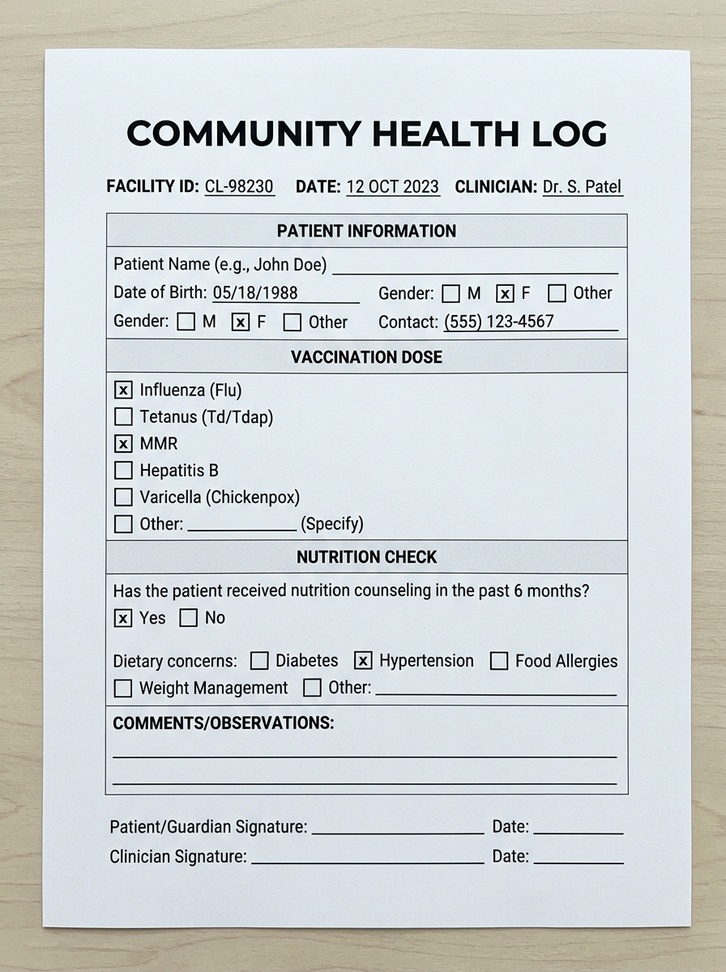
#> input picture src/assets/images/sample_health_form_1795229035155.jpg, 726 x 972 px, shrunk from 896 x 1200 before the run
$ python ocr_pipeline.py --input ../../src/assets/images/sample_health_form_1795229035155.jpg
#> lines starting #> are read from the running program, lines starting #| are printed output that depends on the picture; after the words box and inside, x2 and y2 are one past the last pixel; in counts of white or black regions, pixels touching at a corner belong together
"""Document OCR & Preprocessing Pipeline (Module B2).

Implements OpenCV deskewing, denoising, CLAHE contrast enhancement,
and Tesseract / PaddleOCR text & bounding-box extraction with CER/WER evaluation.
"""

from __future__ import annotations

import argparse
import json
import sys
import time
from pathlib import Path
from typing import Any

ROOT = Path(__file__).resolve().parents[2]
if str(ROOT) not in sys.path:
    sys.path.insert(0, str(ROOT))

from ml.evaluation.speech_metrics import evaluate_pair  # noqa: E402


def preprocess_document_image(image_path: str, output_path: str) -> dict[str, Any]:
    """Apply grayscale conversion, denoising, CLAHE contrast enhancement, and deskewing."""
    import cv2  # type: ignore
    import numpy as np

    img = cv2.imread(image_path)
#> img is the input picture: shape (972, 726, 3); mean B, G, R 211.1, 210.7, 206.2
    if img is None:
        raise ValueError(f"Could not decode image: {image_path}")

    gray = cv2.cvtColor(img, cv2.COLOR_BGR2GRAY)
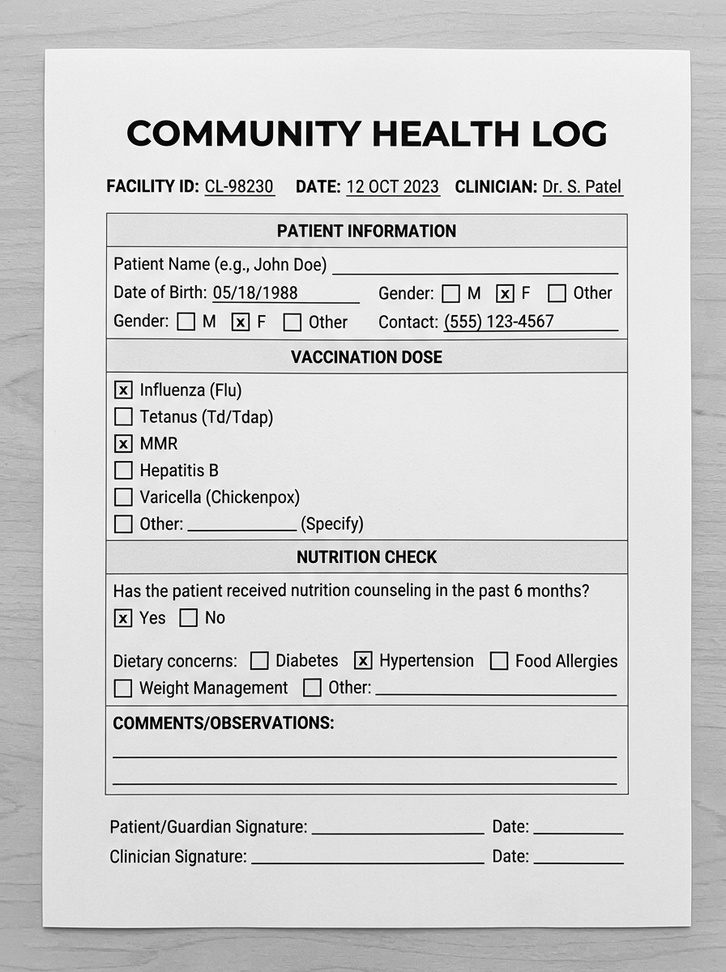
#> gray: shape (972, 726); min 0, max 255, mean 209.5
    denoised = cv2.fastNlMeansDenoising(gray, h=10)
    clahe = cv2.createCLAHE(clipLimit=2.0, tileGridSize=(8, 8))
    enhanced = clahe.apply(denoised)
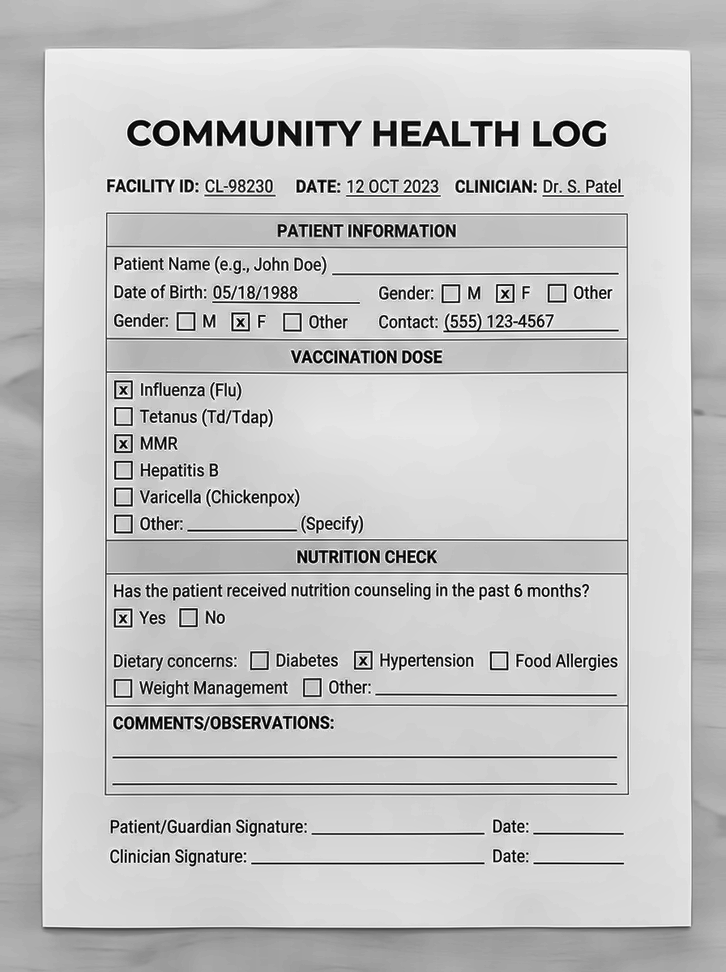
#> enhanced: shape (972, 726); min 1, max 255, mean 195.4

    # Estimate skew angle from foreground coordinates
    thresh = cv2.threshold(enhanced, 0, 255, cv2.THRESH_BINARY_INV + cv2.THRESH_OTSU)[1]
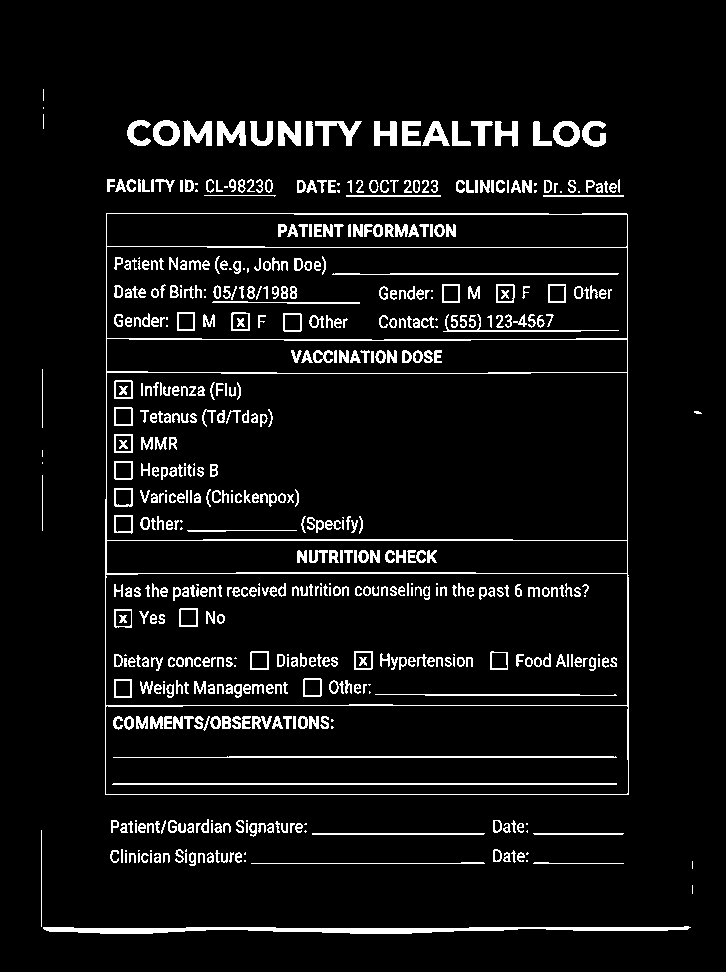
#> thresh: shape (972, 726); 6.6% white in thin lines or dots, all inside (x1, y1, x2, y2) = (41, 89, 702, 934)
    coords = np.column_stack(np.where(thresh > 0))
#> coords = 46510 pairs, first value 89 to 933, second value 41 to 701
    angle = 0.0
    if len(coords) > 20:
        rect = cv2.minAreaRect(coords)
#> rect = ((512.1, 371.1), (843.8, 659.2), -0.205)
        raw_angle = rect[-1]
#> raw_angle = -0.205
        angle = -(90 + raw_angle) if raw_angle < -45 else -raw_angle
#> angle = 0.205
        if abs(angle) > 15.0:
            angle = 0.0
    if abs(angle) > 0.3:
        h, w = enhanced.shape[:2]
        mat = cv2.getRotationMatrix2D((w // 2, h // 2), angle, 1.0)
        enhanced = cv2.warpAffine(
            enhanced, mat, (w, h), flags=cv2.INTER_CUBIC, borderMode=cv2.BORDER_REPLICATE
        )

    Path(output_path).parent.mkdir(parents=True, exist_ok=True)
    cv2.imwrite(output_path, enhanced)
    return {"deskew_angle_deg": round(float(angle), 2), "preprocessed_path": output_path}


def extract_text_tesseract(image_path: str, preprocess: bool = True) -> dict[str, Any]:
    try:
        import pytesseract  # type: ignore
        from PIL import Image
    except ImportError as exc:
        raise RuntimeError(f"pytesseract/Pillow not installed: {exc}") from exc

    t0 = time.perf_counter()
    target = image_path
    prep_info: dict[str, Any] = {}
    if preprocess:
        try:
            prep_path = str(Path(image_path).with_suffix(".prep.png"))
            prep_info = preprocess_document_image(image_path, prep_path)
#> prep_info = 2 items
            target = prep_path
        except ImportError:
            prep_info = {"note": "opencv-python not installed; running direct OCR"}

    data = pytesseract.image_to_data(Image.open(target), output_type=pytesseract.Output.DICT)
    words = []
    confs = []
    for i, text in enumerate(data["text"]):
        token = text.strip()
        if not token:
            continue
        conf = float(data["conf"][i]) if str(data["conf"][i]) != "-1" else 0.0
        confs.append(conf)
        words.append(
            {
                "text": token,
                "confidence": conf,
                "bbox": [
                    int(data["left"][i]),
                    int(data["top"][i]),
                    int(data["width"][i]),
                    int(data["height"][i]),
                ],
            }
        )

    full_text = " ".join(w["text"] for w in words)
    latency_ms = (time.perf_counter() - t0) * 1000.0
    avg_conf = sum(confs) / max(len(confs), 1)

    return {
        "engine": "tesseract",
        "text": full_text,
        "mean_confidence": round(avg_conf, 2),
        "word_count": len(words),
        "words": words,
        "preprocessing": prep_info,
        "latency_ms": round(latency_ms, 2),
    }


def main() -> None:
    parser = argparse.ArgumentParser(description="Run FieldSense OCR extraction and optional eval.")
    parser.add_argument("--input", required=True)
    parser.add_argument("--reference", default=None)
    parser.add_argument("--no-preprocess", action="store_true")
    args = parser.parse_args()
    try:
        out = extract_text_tesseract(args.input, preprocess=not args.no_preprocess)
        if args.reference:
            metrics = evaluate_pair(args.reference, out["text"])
            out["evaluation"] = {"wer": metrics.wer, "cer": metrics.cer}
        print(json.dumps(out, indent=2))
    except Exception as exc:
        print(json.dumps({"status": "UNAVAILABLE", "error": str(exc)}, indent=2))
#> (the run stopped early here; a loop or call above may not have finished)

$ run again, on src/assets/images/sample_reading_flashcard_1795229035446.jpg
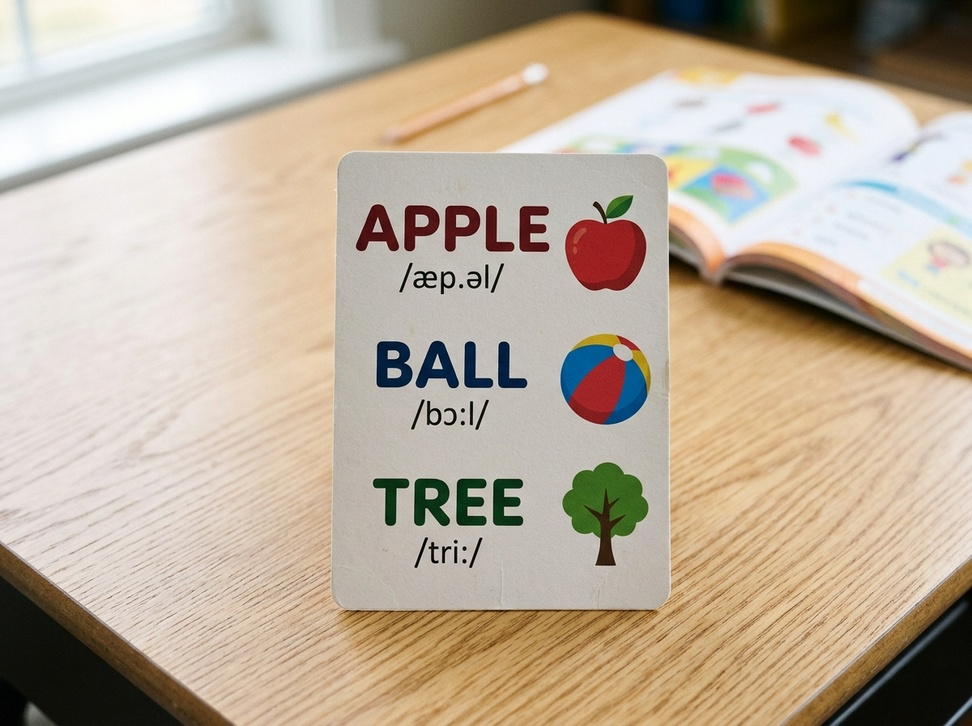
#> input picture src/assets/images/sample_reading_flashcard_1795229035446.jpg, 972 x 726 px, shrunk from 1200 x 896 before the run
#> in preprocess_document_image, img is the input picture: shape (726, 972, 3); mean B, G, R 156.7, 174.8, 189.2
#> in preprocess_document_image, `enhanced = clahe.apply(denoised)`:
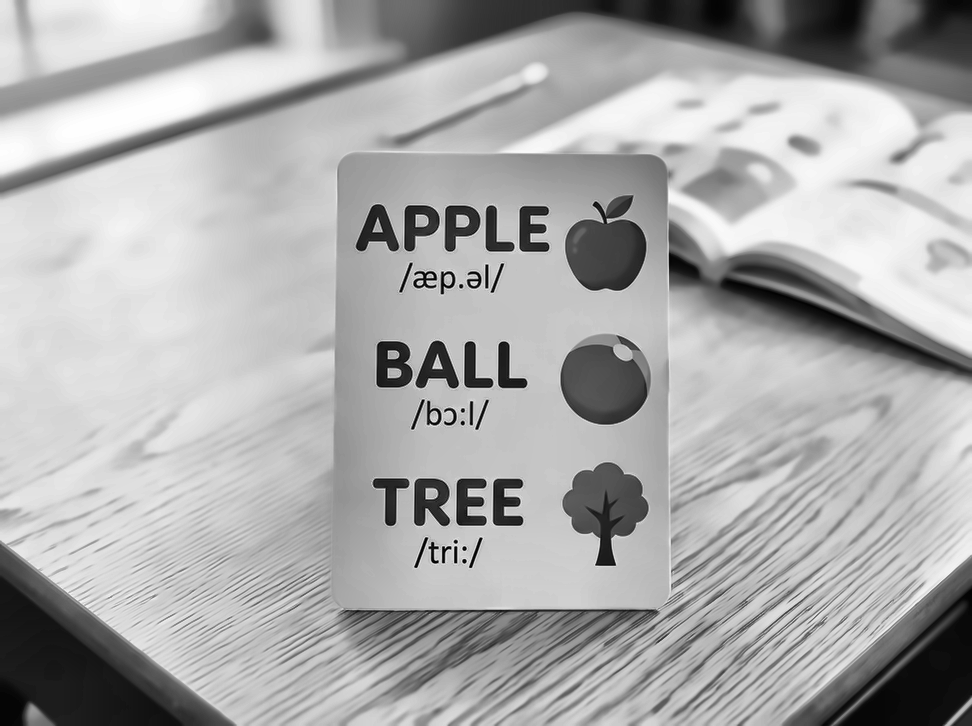
#> enhanced: shape (726, 972); min 1, max 254, mean 171
#> in preprocess_document_image, `thresh = cv2.threshold(enhanced, 0, 255, cv2.THRESH_BINARY_INV + cv2.T..`:
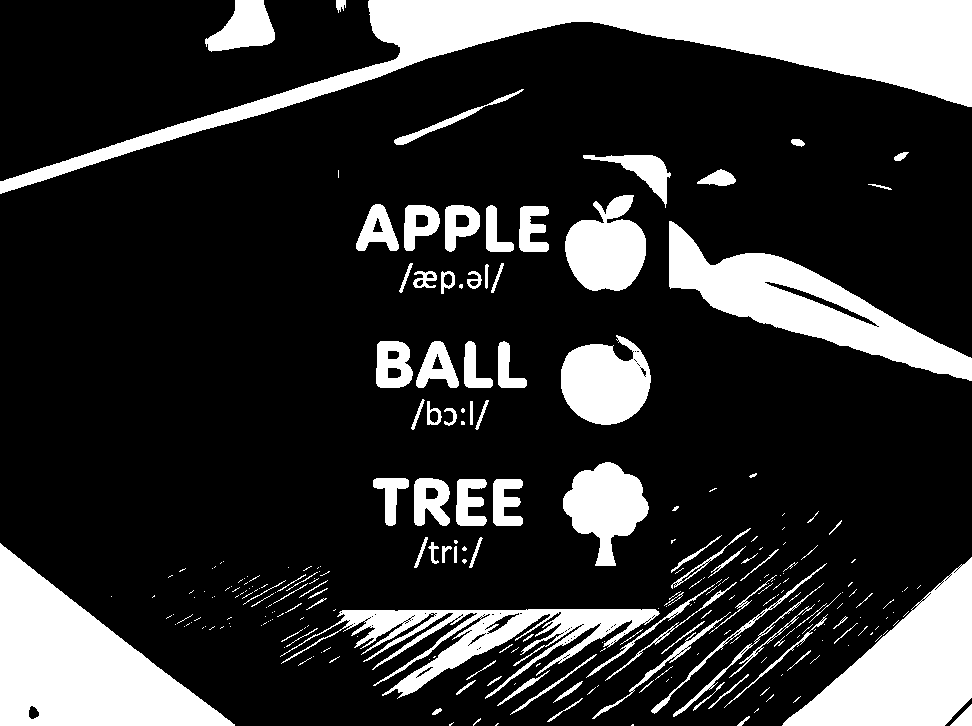
#> thresh: shape (726, 972); 20.4% white; 272 white regions (171 under 20 px), largest, box (x1, y1, x2, y2) and area: (0, 0, 972, 194) 38135, (0, 543, 235, 726) 21350, (782, 557, 972, 726) 15648
#> coords = 143622 pairs, first value 0 to 725, second value 0 to 971
#> rect = ((362.5, 485.5), (971, 725), -90)
#> raw_angle = -90
#> angle = 0
#> prep_info = 2 items
